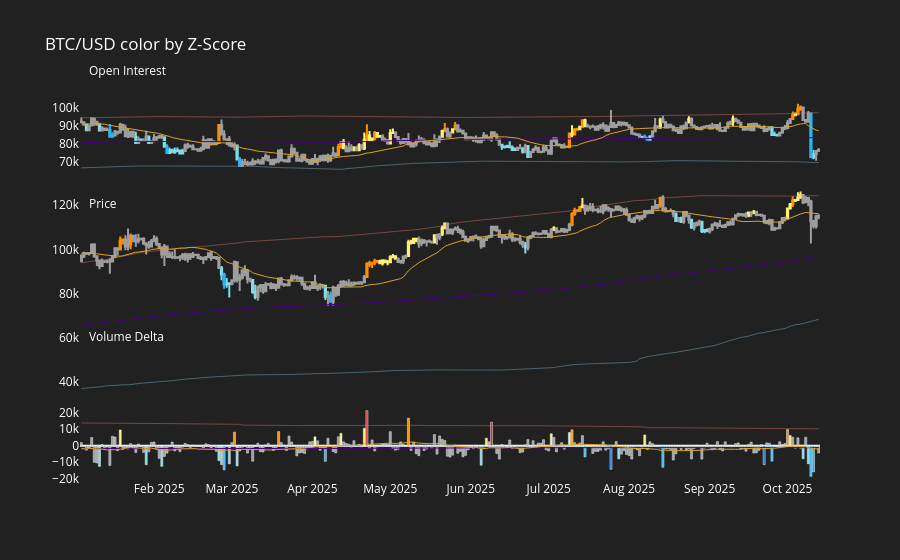

Notebook code cell kept with this figure:
### Code cell
# (INDICATORS AND TYPE SUPPORTED)
###
#    'volume', (bar)      
#    'volume_delta', (bar)                   
#    'cumulative_volume_delta', (line)       
#    'transactions', (bar)                    
#    'transaction_delta', (bar)                
#    'cumulative_transaction_delta', (line)  
#    'long_short_ratio', (line)
#    'short_liquidation', (line)
#    'long_liquidation', (bar)
#    'liquidation_delta', (bar)
#    'cumulative_liquidation_delta', (line)
#    'predicted_funding_rate', (candle, line)
#    'funding_rate', (candle, line)
#    'open_interest' (candle, line)
###
# call the function 
fig = nice_graph(
        df=df, 
        title='BTC/USD color by Z-Score', 
        start='2025-01-01', 
        end='2025-10-14', 
        indicator_top='open_interest', 
        indicator_bot='volume_delta', 
        timeframe_short=31, # short window time series
        timeframe_long=365, # long window time series
        top_type='candle', 
        bot_type='bar'
)

fig.show()

### Figure 1 — Plotly figure (JSON) as saved in the notebook; plotly's stock layout.template omitted (floating-point values rounded to 4 significant figures; data arrays with more than 128 entries replaced by an {"elided": "..."} marker saying what was removed)
{"data": [{"close": [], "decreasing": {"fillcolor": "rgb(136, 14, 79)", "line": {"color": "rgb(136, 14, 79)"}}, "high": [], "increasing": {"fillcolor": "rgb(136, 14, 79)", "line": {"color": "rgb(136, 14, 79)"}}, "low": [], "name": "close_open_interest Zscore (>4)", "open": [], "showlegend": false, "type": "candlestick", "x": [], "xaxis": "x", "yaxis": "y"}, {"close": [], "decreasing": {"fillcolor": "rgb(211, 47, 47)", "line": {"color": "rgb(211, 47, 47)"}}, "high": [], "increasing": {"fillcolor": "rgb(211, 47, 47)", "line": {"color": "rgb(211, 47, 47)"}}, "low": [], "name": "close_open_interest Zscore (>3)", "open": [], "showlegend": false, "type": "candlestick", "x": [], "xaxis": "x", "yaxis": "y"}, {"close": [90350.0, 78190.0, 80930.0, 84530.0, 85980.0, 88030.0, 90170.0, 85650.0, 87800.0, 88030.0, 93070.0, 95860.0, 99290.0, 100100.0], "decreasing": {"fillcolor": "rgb(255, 143, 0)", "line": {"color": "rgb(255, 143, 0)"}}, "high": [90350.0, 79950.0, 81270.0, 90820.0, 87090.0, 91460.0, 92000.0, 85930.0, 88700.0, 88880.0, 93230.0, 97840.0, 102200.0, 101200.0], "increasing": {"fillcolor": "rgb(255, 143, 0)", "line": {"color": "rgb(255, 143, 0)"}}, "low": [80330.0, 72820.0, 77310.0, 81810.0, 81760.0, 86980.0, 87600.0, 77410.0, 84640.0, 87730.0, 89390.0, 93640.0, 96330.0, 98330.0], "name": "close_open_interest Zscore (>2)", "open": [80420.0, 73550.0, 78190.0, 82080.0, 82840.0, 86980.0, 87960.0, 78100.0, 85100.0, 87800.0, 89420.0, 93670.0, 96410.0, 99290.0], "showlegend": false, "type": "candlestick", "x": ["2025-02-24", "2025-04-11", "2025-04-12", "2025-04-22", "2025-04-25", "2025-05-22", "2025-05-26", "2025-07-09", "2025-07-11", "2025-07-12", "2025-07-14", "2025-10-03", "2025-10-05", "2025-10-06"], "xaxis": "x", "yaxis": "y"}, {"close": [77520.0, 77970.0, 79140.0, 82080.0, 81610.0, 82840.0, 83870.0, 84120.0, 85980.0, 86190.0, 86980.0, 87960.0, 85100.0, 89420.0, 89720.0, 93240.0, 93740.0, 93800.0, 96410.0], "decreasing": {"fillcolor": "rgb(255, 241, 118)", "line": {"color": "rgb(255, 241, 118)"}}, "high": [82670.0, 78430.0, 80200.0, 86190.0, 87010.0, 83290.0, 86030.0, 84820.0, 88040.0, 88430.0, 87690.0, 88610.0, 90230.0, 89940.0, 93850.0, 94420.0, 95280.0, 95680.0, 97360.0], "increasing": {"fillcolor": "rgb(255, 241, 118)", "line": {"color": "rgb(255, 241, 118)"}}, "low": [77360.0, 76240.0, 75970.0, 76510.0, 81260.0, 81300.0, 83650.0, 83400.0, 79910.0, 85680.0, 83690.0, 86210.0, 83620.0, 87860.0, 89630.0, 88290.0, 91260.0, 89730.0, 95540.0], "name": "close_open_interest Zscore (>1.5)", "open": [80930.0, 76320.0, 76390.0, 77370.0, 84530.0, 81610.0, 85980.0, 83870.0, 80040.0, 85980.0, 83820.0, 86270.0, 85650.0, 88030.0, 93070.0, 88970.0, 91750.0, 92140.0, 95860.0], "showlegend": false, "type": "candlestick", "x": ["2025-04-13", "2025-04-17", "2025-04-19", "2025-04-21", "2025-04-23", "2025-04-24", "2025-04-26", "2025-04-27", "2025-05-01", "2025-05-02", "2025-05-21", "2025-05-25", "2025-07-10", "2025-07-13", "2025-07-15", "2025-08-13", "2025-08-24", "2025-09-10", "2025-10-04"], "xaxis": "x", "yaxis": "y"}, {"close": [87450.0, 87390.0, 80450.0, 81550.0, 80330.0, 78320.0, 76440.0, 75210.0, 75990.0, 76260.0, 74480.0, 75990.0, 71170.0, 78490.0, 78210.0, 78620.0, 77970.0, 76550.0, 76490.0, 75460.0, 72610.0, 83760.0, 84000.0, 84820.0, 84920.0, 84550.0, 74320.0], "decreasing": {"fillcolor": "rgb(128, 222, 234)", "line": {"color": "rgb(128, 222, 234)"}}, "high": [90620.0, 91610.0, 86680.0, 82480.0, 84010.0, 83800.0, 77710.0, 77150.0, 77880.0, 77860.0, 76310.0, 77160.0, 79100.0, 79930.0, 78850.0, 79420.0, 81320.0, 78960.0, 77860.0, 77760.0, 78710.0, 84250.0, 84720.0, 89290.0, 86660.0, 85130.0, 76480.0], "increasing": {"fillcolor": "rgb(128, 222, 234)", "line": {"color": "rgb(128, 222, 234)"}}, "low": [87400.0, 87280.0, 80410.0, 80940.0, 80270.0, 78020.0, 74790.0, 74980.0, 74470.0, 75200.0, 74400.0, 73990.0, 70720.0, 76570.0, 77390.0, 78130.0, 77970.0, 76260.0, 76260.0, 74580.0, 72380.0, 83180.0, 81970.0, 84720.0, 84460.0, 84520.0, 71420.0], "name": "close_open_interest Zscore (<-1.5)", "open": [90560.0, 90710.0, 83830.0, 82340.0, 84010.0, 83570.0, 74870.0, 76450.0, 75200.0, 75990.0, 76260.0, 74480.0, 79050.0, 79450.0, 78500.0, 78210.0, 78620.0, 77940.0, 76550.0, 77500.0, 78680.0, 83850.0, 82230.0, 89150.0, 84820.0, 84920.0, 72430.0], "showlegend": false, "type": "candlestick", "x": ["2025-01-04", "2025-01-09", "2025-01-23", "2025-01-25", "2025-01-28", "2025-02-03", "2025-02-05", "2025-02-06", "2025-02-07", "2025-02-08", "2025-02-09", "2025-02-10", "2025-03-03", "2025-06-13", "2025-06-14", "2025-06-15", "2025-06-16", "2025-06-17", "2025-06-18", "2025-06-21", "2025-06-23", "2025-08-06", "2025-08-09", "2025-09-25", "2025-09-26", "2025-09-27", "2025-10-11"], "xaxis": "x", "yaxis": "y"}, {"close": [83840.0, 84490.0, 74870.0, 67720.0, 82980.0, 82230.0, 72440.0], "decreasing": {"fillcolor": "rgb(41, 182, 246)", "line": {"color": "rgb(41, 182, 246)"}}, "high": [90970.0, 86290.0, 79640.0, 72670.0, 85110.0, 83840.0, 97080.0], "increasing": {"fillcolor": "rgb(41, 182, 246)", "line": {"color": "rgb(41, 182, 246)"}}, "low": [83590.0, 83840.0, 74860.0, 67470.0, 82900.0, 82220.0, 72360.0], "name": "close_open_interest Zscore (<-2)", "open": [87550.0, 83840.0, 78320.0, 71170.0, 83760.0, 82980.0, 96720.0], "showlegend": false, "type": "candlestick", "x": ["2025-01-13", "2025-01-14", "2025-02-04", "2025-03-04", "2025-08-07", "2025-08-08", "2025-10-10"], "xaxis": "x", "yaxis": "y"}, {"close": [], "decreasing": {"fillcolor": "rgb(25, 118, 210)", "line": {"color": "rgb(25, 118, 210)"}}, "high": [], "increasing": {"fillcolor": "rgb(25, 118, 210)", "line": {"color": "rgb(25, 118, 210)"}}, "low": [], "name": "close_open_interest Zscore (<-3)", "open": [], "showlegend": false, "type": "candlestick", "x": [], "xaxis": "x", "yaxis": "y"}, {"close": [], "decreasing": {"fillcolor": "rgb(26, 35, 126)", "line": {"color": "rgb(26, 35, 126)"}}, "high": [], "increasing": {"fillcolor": "rgb(26, 35, 126)", "line": {"color": "rgb(26, 35, 126)"}}, "low": [], "name": "close_open_interest Zscore (<-4)", "open": [], "showlegend": false, "type": "candlestick", "x": [], "xaxis": "x", "yaxis": "y"}, {"close": {"elided": "218 float values"}, "decreasing": {"fillcolor": "rgb(158, 158, 158)", "line": {"color": "rgb(158, 158, 158)"}}, "high": {"elided": "218 float values"}, "increasing": {"fillcolor": "rgb(158, 158, 158)", "line": {"color": "rgb(158, 158, 158)"}}, "low": {"elided": "218 float values"}, "name": "close_open_interest Neutral", "open": {"elided": "218 float values"}, "showlegend": false, "type": "candlestick", "x": {"elided": "218 str values"}, "xaxis": "x", "yaxis": "y"}, {"close": [], "decreasing": {"fillcolor": "rgb(136, 14, 79)", "line": {"color": "rgb(136, 14, 79)"}}, "high": [], "increasing": {"fillcolor": "rgb(136, 14, 79)", "line": {"color": "rgb(136, 14, 79)"}}, "low": [], "name": "close_price Zscore (>4)", "open": [], "showlegend": false, "type": "candlestick", "x": [], "xaxis": "x2", "yaxis": "y2"}, {"close": [], "decreasing": {"fillcolor": "rgb(211, 47, 47)", "line": {"color": "rgb(211, 47, 47)"}}, "high": [], "increasing": {"fillcolor": "rgb(211, 47, 47)", "line": {"color": "rgb(211, 47, 47)"}}, "low": [], "name": "close_price Zscore (>3)", "open": [], "showlegend": false, "type": "candlestick", "x": [], "xaxis": "x2", "yaxis": "y2"}, {"close": [104000.0, 104500.0, 106100.0, 93400.0, 93630.0, 93930.0, 94590.0, 94580.0, 116000.0, 117500.0, 117400.0, 119000.0, 123300.0, 122200.0], "decreasing": {"fillcolor": "rgb(255, 143, 0)", "line": {"color": "rgb(255, 143, 0)"}}, "high": [105800.0, 105000.0, 107200.0, 94140.0, 94900.0, 93980.0, 95770.0, 95160.0, 116800.0, 118900.0, 118200.0, 119700.0, 123700.0, 123900.0], "increasing": {"fillcolor": "rgb(255, 143, 0)", "line": {"color": "rgb(255, 143, 0)"}}, "low": [99900.0, 102200.0, 100100.0, 87020.0, 91900.0, 91620.0, 92790.0, 93830.0, 110400.0, 115200.0, 116900.0, 117200.0, 118800.0, 119200.0], "name": "close_price Zscore (>2)", "open": [99940.0, 104000.0, 102200.0, 87470.0, 93400.0, 93630.0, 93930.0, 94590.0, 111200.0, 116000.0, 117500.0, 117400.0, 120100.0, 120500.0], "showlegend": false, "type": "candlestick", "x": ["2025-01-17", "2025-01-18", "2025-01-21", "2025-04-22", "2025-04-23", "2025-04-24", "2025-04-25", "2025-04-26", "2025-07-10", "2025-07-11", "2025-07-12", "2025-07-13", "2025-08-13", "2025-10-03"], "xaxis": "x2", "yaxis": "y2"}, {"close": [93700.0, 94970.0, 94200.0, 94130.0, 96420.0, 96830.0, 95800.0, 103200.0, 102900.0, 104800.0, 104100.0, 106400.0, 109600.0, 111700.0, 109500.0, 119800.0, 116700.0, 117000.0, 118600.0, 120500.0, 122300.0, 123400.0, 124600.0], "decreasing": {"fillcolor": "rgb(255, 241, 118)", "line": {"color": "rgb(255, 241, 118)"}}, "high": [95280.0, 95580.0, 95430.0, 95190.0, 97390.0, 97870.0, 96870.0, 104300.0, 104400.0, 105000.0, 105000.0, 106600.0, 110800.0, 112000.0, 110500.0, 123300.0, 116900.0, 117900.0, 118600.0, 121000.0, 122800.0, 125900.0, 126200.0], "increasing": {"fillcolor": "rgb(255, 241, 118)", "line": {"color": "rgb(255, 241, 118)"}}, "low": [93550.0, 92700.0, 93680.0, 92850.0, 94090.0, 96280.0, 95700.0, 96830.0, 102200.0, 102800.0, 103300.0, 103100.0, 106000.0, 109200.0, 108500.0, 118900.0, 114600.0, 116000.0, 113900.0, 118200.0, 121400.0, 122100.0, 123000.0], "name": "close_price Zscore (>1.5)", "open": [94580.0, 93700.0, 94970.0, 94200.0, 94130.0, 96420.0, 96830.0, 96990.0, 103200.0, 102900.0, 104800.0, 103100.0, 106800.0, 109600.0, 108800.0, 119000.0, 115300.0, 116400.0, 114000.0, 118600.0, 122200.0, 122300.0, 123400.0], "showlegend": false, "type": "candlestick", "x": ["2025-04-27", "2025-04-28", "2025-04-29", "2025-04-30", "2025-05-01", "2025-05-02", "2025-05-03", "2025-05-08", "2025-05-09", "2025-05-10", "2025-05-11", "2025-05-18", "2025-05-21", "2025-05-22", "2025-07-03", "2025-07-14", "2025-09-16", "2025-09-18", "2025-10-01", "2025-10-02", "2025-10-04", "2025-10-05", "2025-10-06"], "xaxis": "x2", "yaxis": "y2"}, {"close": [88640.0, 84670.0, 84300.0, 80690.0, 78570.0, 78390.0, 100900.0, 112800.0, 112500.0, 110100.0, 108300.0, 108800.0, 108200.0], "decreasing": {"fillcolor": "rgb(128, 222, 234)", "line": {"color": "rgb(128, 222, 234)"}}, "high": [92500.0, 87070.0, 85080.0, 86470.0, 84030.0, 83790.0, 103400.0, 116700.0, 114800.0, 113600.0, 112600.0, 108900.0, 109400.0], "increasing": {"fillcolor": "rgb(128, 222, 234)", "line": {"color": "rgb(128, 222, 234)"}}, "low": [86020.0, 82670.0, 78200.0, 79930.0, 77410.0, 77110.0, 98120.0, 112700.0, 111900.0, 109200.0, 107400.0, 107300.0, 108000.0], "name": "close_price Zscore (<-1.5)", "open": [91510.0, 84210.0, 84670.0, 86180.0, 80690.0, 83510.0, 102100.0, 116200.0, 114200.0, 113400.0, 112500.0, 108300.0, 108800.0], "showlegend": false, "type": "candlestick", "x": ["2025-02-25", "2025-02-27", "2025-02-28", "2025-03-09", "2025-03-10", "2025-04-06", "2025-06-22", "2025-08-19", "2025-08-21", "2025-08-25", "2025-08-29", "2025-08-30", "2025-08-31"], "xaxis": "x2", "yaxis": "y2"}, {"close": [84210.0, 76300.0], "decreasing": {"fillcolor": "rgb(41, 182, 246)", "line": {"color": "rgb(41, 182, 246)"}}, "high": [89370.0, 80830.0], "increasing": {"fillcolor": "rgb(41, 182, 246)", "line": {"color": "rgb(41, 182, 246)"}}, "low": [82220.0, 76200.0], "name": "close_price Zscore (<-2)", "open": [88640.0, 79140.0], "showlegend": false, "type": "candlestick", "x": ["2025-02-26", "2025-04-08"], "xaxis": "x2", "yaxis": "y2"}, {"close": [], "decreasing": {"fillcolor": "rgb(25, 118, 210)", "line": {"color": "rgb(25, 118, 210)"}}, "high": [], "increasing": {"fillcolor": "rgb(25, 118, 210)", "line": {"color": "rgb(25, 118, 210)"}}, "low": [], "name": "close_price Zscore (<-3)", "open": [], "showlegend": false, "type": "candlestick", "x": [], "xaxis": "x2", "yaxis": "y2"}, {"close": [], "decreasing": {"fillcolor": "rgb(26, 35, 126)", "line": {"color": "rgb(26, 35, 126)"}}, "high": [], "increasing": {"fillcolor": "rgb(26, 35, 126)", "line": {"color": "rgb(26, 35, 126)"}}, "low": [], "name": "close_price Zscore (<-4)", "open": [], "showlegend": false, "type": "candlestick", "x": [], "xaxis": "x2", "yaxis": "y2"}, {"close": {"elided": "233 float values"}, "decreasing": {"fillcolor": "rgb(158, 158, 158)", "line": {"color": "rgb(158, 158, 158)"}}, "high": {"elided": "233 float values"}, "increasing": {"fillcolor": "rgb(158, 158, 158)", "line": {"color": "rgb(158, 158, 158)"}}, "low": {"elided": "233 float values"}, "name": "close_price Neutral", "open": {"elided": "233 float values"}, "showlegend": false, "type": "candlestick", "x": {"elided": "233 str values"}, "xaxis": "x2", "yaxis": "y2"}, {"marker": {"color": "rgb(136, 14, 79)"}, "name": "volume_delta Zscore (>4)", "showlegend": false, "type": "bar", "x": [], "xaxis": "x3", "y": [], "yaxis": "y3"}, {"marker": {"color": "rgb(211, 47, 47)"}, "name": "volume_delta Zscore (>3)", "showlegend": false, "type": "bar", "x": ["2025-04-22", "2025-06-09"], "xaxis": "x3", "y": [21220.0, 14270.0], "yaxis": "y3"}, {"marker": {"color": "rgb(255, 143, 0)"}, "name": "volume_delta Zscore (>2)", "showlegend": false, "type": "bar", "x": ["2025-03-02", "2025-03-19", "2025-05-08", "2025-07-10", "2025-10-01"], "xaxis": "x3", "y": [8248.0, 8572.0, 16690.0, 9642.0, 9784.0], "yaxis": "y3"}, {"marker": {"color": "rgb(255, 241, 118)"}, "name": "volume_delta Zscore (>1.5)", "showlegend": false, "type": "bar", "x": ["2025-01-17", "2025-04-02", "2025-04-12", "2025-04-21", "2025-06-07", "2025-07-02", "2025-07-09", "2025-08-07", "2025-10-02"], "xaxis": "x3", "y": [9552.0, 5414.0, 7461.0, 10540.0, 4574.0, 7255.0, 8035.0, 6523.0, 6170.0], "yaxis": "y3"}, {"marker": {"color": "rgb(128, 222, 234)"}, "name": "volume_delta Zscore (<-1.5)", "showlegend": false, "type": "bar", "x": ["2025-01-09", "2025-01-27", "2025-02-02", "2025-02-24", "2025-02-25", "2025-02-28", "2025-03-03", "2025-06-05", "2025-07-28", "2025-10-07", "2025-10-09"], "xaxis": "x3", "y": [-12540.0, -11510.0, -12520.0, -9046.0, -11480.0, -11020.0, -12260.0, -11810.0, -7989.0, -7930.0, -10970.0], "yaxis": "y3"}, {"marker": {"color": "rgb(41, 182, 246)"}, "name": "volume_delta Zscore (<-2)", "showlegend": false, "type": "bar", "x": ["2025-02-26", "2025-04-06", "2025-07-15", "2025-08-14", "2025-09-25", "2025-10-10", "2025-10-11"], "xaxis": "x3", "y": [-14630.0, -9483.0, -6797.0, -13070.0, -9352.0, -18570.0, -15900.0], "yaxis": "y3"}, {"marker": {"color": "rgb(25, 118, 210)"}, "name": "volume_delta Zscore (<-3)", "showlegend": false, "type": "bar", "x": ["2025-07-25", "2025-09-22"], "xaxis": "x3", "y": [-14310.0, -11490.0], "yaxis": "y3"}, {"marker": {"color": "rgb(26, 35, 126)"}, "name": "volume_delta Zscore (<-4)", "showlegend": false, "type": "bar", "x": [], "xaxis": "x3", "y": [], "yaxis": "y3"}, {"marker": {"color": "rgb(158, 158, 158)"}, "name": "volume_delta Neutral", "showlegend": false, "type": "bar", "x": {"elided": "249 str values"}, "xaxis": "x3", "y": {"elided": "249 float values"}, "yaxis": "y3"}, {"line": {"color": "salmon", "width": 0.4}, "name": "Upper_open_interest_band_2", "showlegend": false, "type": "scatter", "x": {"elided": "285 str values"}, "xaxis": "x", "y": {"elided": "285 float values"}, "yaxis": "y"}, {"line": {"color": "skyblue", "width": 0.4}, "name": "Lower_open_interest_band_2", "showlegend": false, "type": "scatter", "x": {"elided": "285 str values"}, "xaxis": "x", "y": {"elided": "285 float values"}, "yaxis": "y"}, {"line": {"color": "indigo", "width": 1}, "name": "MA_open_interest_365", "showlegend": false, "type": "scatter", "x": {"elided": "285 str values"}, "xaxis": "x", "y": {"elided": "285 float values"}, "yaxis": "y"}, {"line": {"color": "goldenrod", "width": 1}, "name": "MA_open_interest_31", "showlegend": false, "type": "scatter", "x": {"elided": "285 str values"}, "xaxis": "x", "y": {"elided": "285 float values"}, "yaxis": "y"}, {"line": {"color": "salmon", "width": 0.4}, "name": "Upper_price_band_2", "showlegend": false, "type": "scatter", "x": {"elided": "285 str values"}, "xaxis": "x2", "y": {"elided": "285 float values"}, "yaxis": "y2"}, {"line": {"color": "skyblue", "width": 0.4}, "name": "Lower_price_band_2", "showlegend": false, "type": "scatter", "x": {"elided": "285 str values"}, "xaxis": "x2", "y": {"elided": "285 float values"}, "yaxis": "y2"}, {"line": {"color": "indigo", "width": 1}, "name": "MA_price_365", "showlegend": false, "type": "scatter", "x": {"elided": "285 str values"}, "xaxis": "x2", "y": {"elided": "285 float values"}, "yaxis": "y2"}, {"line": {"color": "goldenrod", "width": 1}, "name": "MA_price_31", "showlegend": false, "type": "scatter", "x": {"elided": "285 str values"}, "xaxis": "x2", "y": {"elided": "285 float values"}, "yaxis": "y2"}, {"line": {"color": "salmon", "width": 0.4}, "name": "Upper_volume_delta_band_2", "showlegend": false, "type": "scatter", "x": {"elided": "285 str values"}, "xaxis": "x3", "y": {"elided": "285 float values"}, "yaxis": "y3"}, {"line": {"color": "indigo", "width": 1}, "name": "MA_volume_delta_365", "showlegend": false, "type": "scatter", "x": {"elided": "285 str values"}, "xaxis": "x3", "y": {"elided": "285 float values"}, "yaxis": "y3"}, {"line": {"color": "goldenrod", "width": 1}, "name": "MA_volume_delta_31", "showlegend": false, "type": "scatter", "x": {"elided": "285 str values"}, "xaxis": "x3", "y": {"elided": "285 float values"}, "yaxis": "y3"}], "layout": {"annotations": [{"font": {"color": "white", "size": 12}, "showarrow": false, "text": "Open Interest", "x": 0.01, "xanchor": "left", "xref": "paper", "y": 1.05, "yanchor": "bottom", "yref": "paper"}, {"font": {"color": "white", "size": 12}, "showarrow": false, "text": "Price", "x": 0.01, "xanchor": "left", "xref": "paper", "y": 0.7, "yanchor": "bottom", "yref": "paper"}, {"font": {"color": "white", "size": 12}, "showarrow": false, "text": "Volume Delta", "x": 0.01, "xanchor": "left", "xref": "paper", "y": 0.35, "yanchor": "bottom", "yref": "paper"}], "dragmode": "zoom", "font": {"color": "white"}, "paper_bgcolor": "#212121", "plot_bgcolor": "#212121", "title": {"text": "BTC/USD color by Z-Score"}, "xaxis": {"anchor": "y", "domain": [0, 1], "matches": "x3", "rangeslider": {"visible": false}, "showgrid": false, "showticklabels": false}, "xaxis2": {"anchor": "y2", "domain": [0, 1], "matches": "x3", "rangeslider": {"visible": false}, "showgrid": false, "showticklabels": false}, "xaxis3": {"anchor": "y3", "domain": [0, 1], "rangeslider": {"visible": false}, "showgrid": false}, "yaxis": {"anchor": "x", "autorange": true, "domain": [0.808, 1], "fixedrange": false, "showgrid": false}, "yaxis2": {"anchor": "x2", "autorange": true, "domain": [0.212, 0.788], "fixedrange": false, "showgrid": false}, "yaxis3": {"anchor": "x3", "domain": [0, 0.192], "showgrid": false}}}
